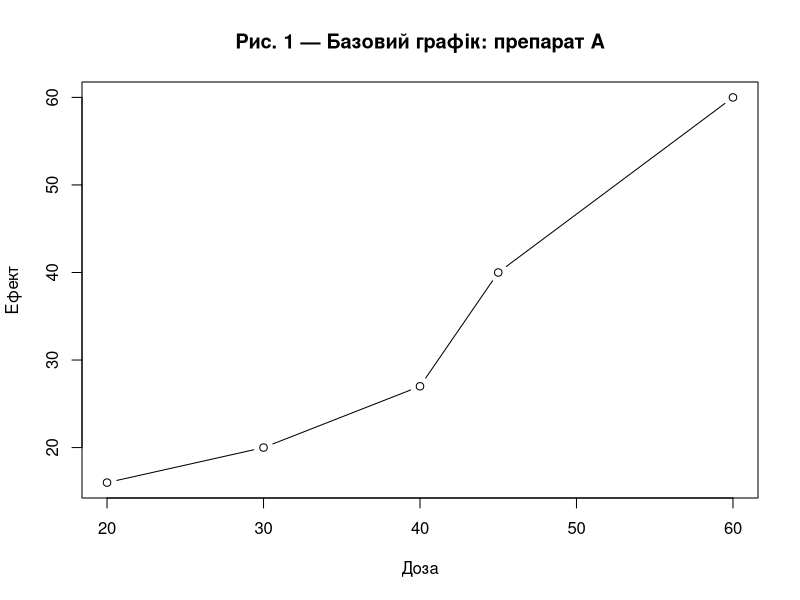
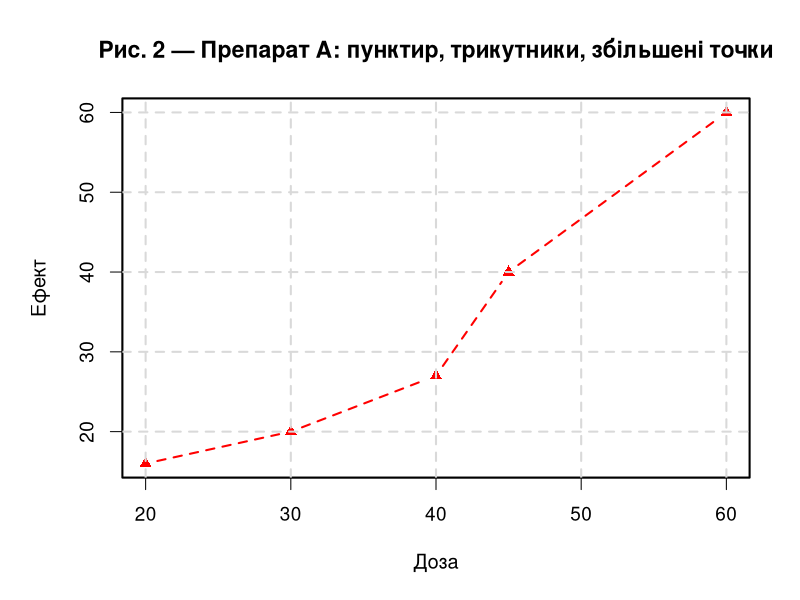
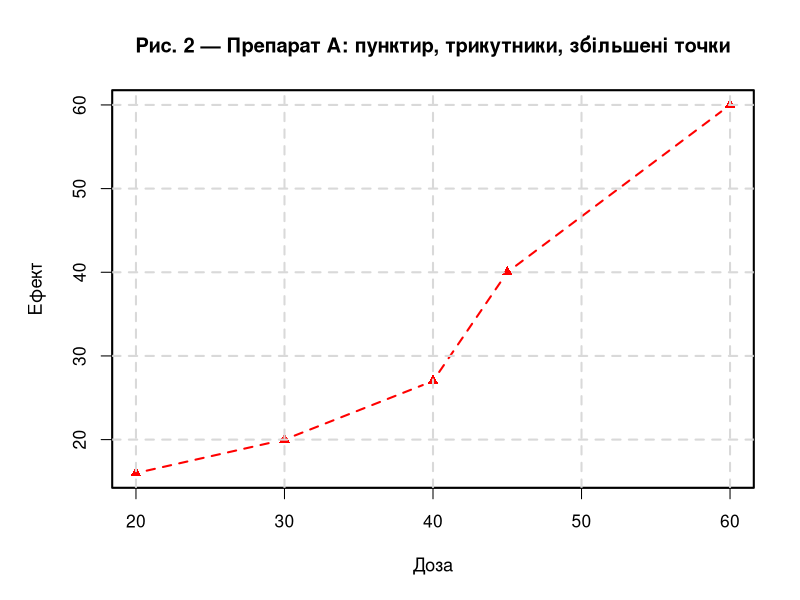
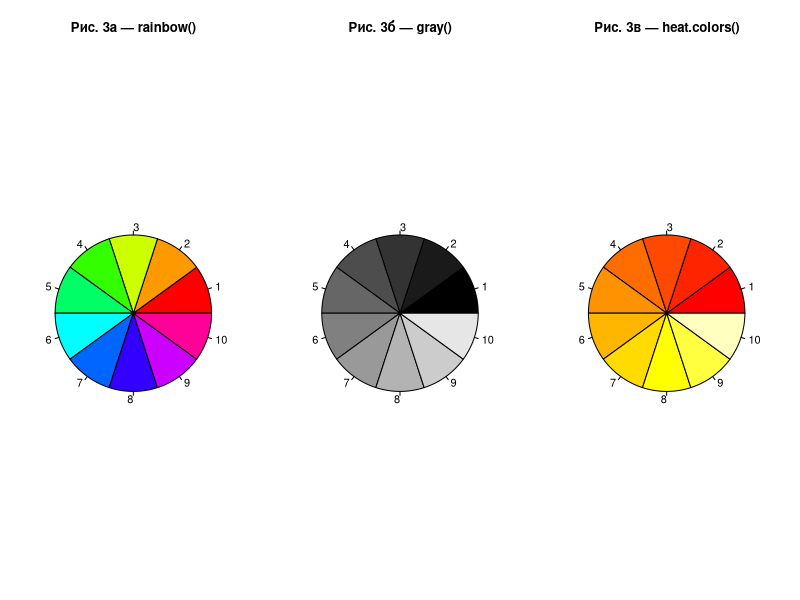
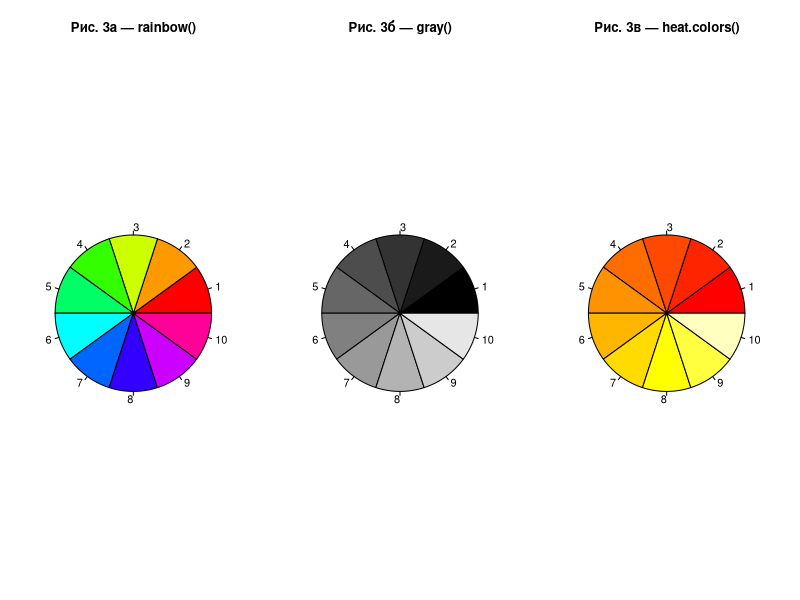
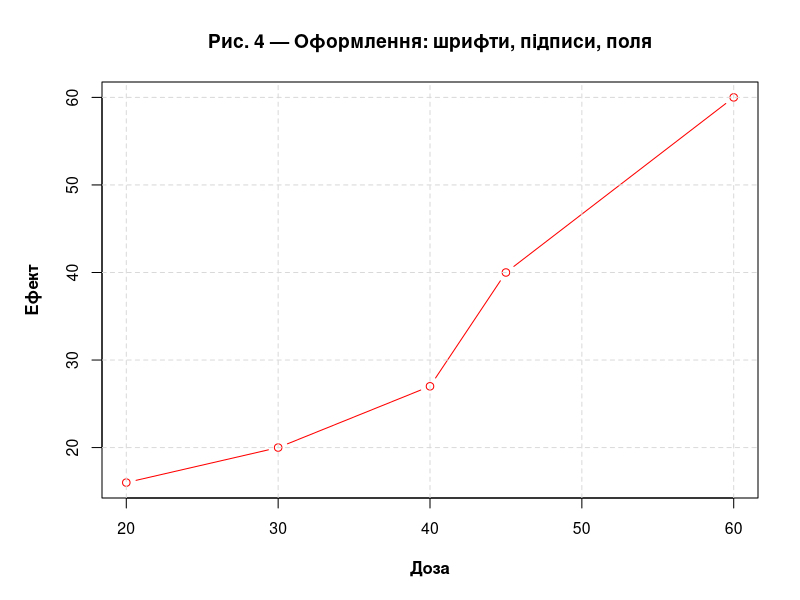
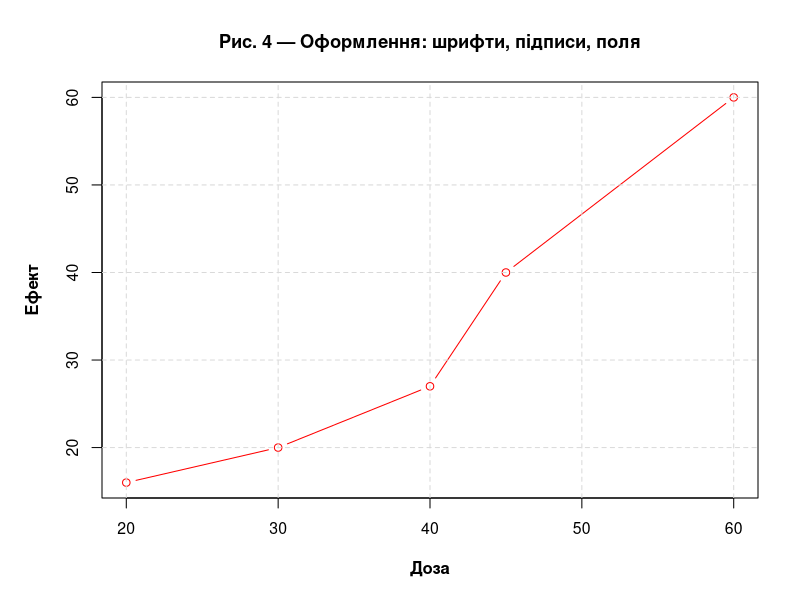
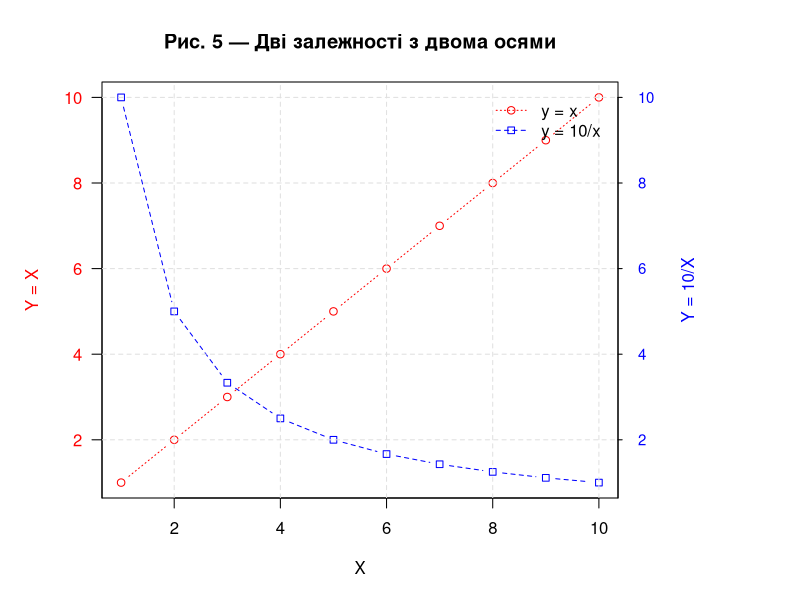

Recreate these plots in R, in order.
# ==========================================================
# Лабораторна робота №2
# Тема: Побудова та форматування 2D-діаграм у R (base graphics)
#
# Вимоги:
#  - Відтворити приклади 4.1–4.8
#  - Виконати індивідуальне завдання №9 (підписи точок)
#  - Виконати завдання №16 (експорт PNG, PDF, SVG + порівняння якості/розміру)
#  - Експорт графіків з назвами виду fig_lab2_taskXX.*
#  - Коментарі українською мовою
# ==========================================================

# -------------------------------
# 0) Підготовка середовища
# -------------------------------

# Папка для збереження графіків
out_dir <- "plots_lab2"
if (!dir.exists(out_dir)) dir.create(out_dir)

# Фіксуємо seed для відтворюваності (де це доречно)
set.seed(2)

# Допоміжна функція для акуратного відновлення par()
with_par <- function(expr) {
  opar <- par(no.readonly = TRUE)
  on.exit(par(opar), add = TRUE)
  force(expr)
}

# ==========================================================
# 4.1 Дані й базовий лінійний графік
# ==========================================================

dose  <- c(20, 30, 40, 45, 60)
drugA <- c(16, 20, 27, 40, 60)
drugB <- c(15, 18, 25, 31, 40)
df    <- data.frame(Dose = dose, DrugA = drugA, DrugB = drugB)

# Рис. 1 — базовий графік (на екран)
with_par({
  plot(dose, drugA, type = "b",
       main = "Рис. 1 — Базовий графік: препарат A",
       xlab = "Доза",
       ylab = "Ефект")
})

# ==========================================================
# 4.2 Зміна символів, ліній, розмірів + експорт (PNG/PDF)
# ==========================================================

# Збережемо оформлений графік у файли
png(file.path(out_dir, "fig_lab2_task02_style_A.png"),
    width = 1400, height = 900, res = 160)
with_par({
  par(lty = 2, pch = 17, lwd = 2, cex = 1.2,
      cex.main = 1.15, cex.lab = 1.0, cex.axis = 0.95,
      mar = c(5, 5, 4, 2) + 0.1)
  
  plot(dose, drugA, type = "b", col = "red",
       main = "Рис. 2 — Препарат A: пунктир, трикутники, збільшені точки",
       xlab = "Доза",
       ylab = "Ефект")
  grid(col = "gray85", lty = 2)
})
dev.off()

pdf(file.path(out_dir, "fig_lab2_task02_style_A.pdf"),
    width = 9, height = 6)
with_par({
  par(lty = 2, pch = 17, lwd = 2, cex = 1.1,
      cex.main = 1.1, cex.lab = 1.0, cex.axis = 0.95,
      mar = c(5, 5, 4, 2) + 0.1)
  
  plot(dose, drugA, type = "b", col = "red",
       main = "Рис. 2 — Препарат A: пунктир, трикутники, збільшені точки",
       xlab = "Доза",
       ylab = "Ефект")
  grid(col = "gray85", lty = 2)
})
dev.off()

# ==========================================================
# 4.3 Кольори: палети і сірі відтінки (pie) + експорт
# ==========================================================

png(file.path(out_dir, "fig_lab2_task03_palettes.png"),
    width = 1600, height = 700, res = 170)
with_par({
  n <- 10
  par(mfrow = c(1, 3), mar = c(2, 2, 4, 2) + 0.1)
  pie(rep(1, n), col = rainbow(n), main = "Рис. 3а — rainbow()")
  pie(rep(1, n), col = gray(0:n/n), main = "Рис. 3б — gray()")
  pie(rep(1, n), col = heat.colors(n), main = "Рис. 3в — heat.colors()")
})
dev.off()

pdf(file.path(out_dir, "fig_lab2_task03_palettes.pdf"),
    width = 12, height = 4.8)
with_par({
  n <- 10
  par(mfrow = c(1, 3), mar = c(2, 2, 4, 2) + 0.1)
  pie(rep(1, n), col = rainbow(n), main = "Рис. 3а — rainbow()")
  pie(rep(1, n), col = gray(0:n/n), main = "Рис. 3б — gray()")
  pie(rep(1, n), col = heat.colors(n), main = "Рис. 3в — heat.colors()")
})
dev.off()

# Повертаємо режим 1 графік на сторінку (на всякий випадок)
par(mfrow = c(1, 1))

# ==========================================================
# 4.4 Шрифти/поля/розміри пристрою + експорт
# ==========================================================

png(file.path(out_dir, "fig_lab2_task04_fonts_margins.png"),
    width = 1400, height = 900, res = 160)
with_par({
  par(cex.main = 1.15, cex.lab = 1.0, cex.axis = 0.95,
      font.lab = 2,
      mar = c(5, 5, 4, 2) + 0.1)
  
  plot(dose, drugA, type = "b", col = "red",
       main = "Рис. 4 — Оформлення: шрифти, підписи, поля",
       xlab = "Доза",
       ylab = "Ефект")
  grid(col = "gray85", lty = 2)
})
dev.off()

pdf(file.path(out_dir, "fig_lab2_task04_fonts_margins.pdf"),
    width = 9, height = 6)
with_par({
  par(cex.main = 1.1, cex.lab = 1.0, cex.axis = 0.95,
      font.lab = 2,
      mar = c(5, 5, 4, 2) + 0.1)
  
  plot(dose, drugA, type = "b", col = "red",
       main = "Рис. 4 — Оформлення: шрифти, підписи, поля",
       xlab = "Доза",
       ylab = "Ефект")
  grid(col = "gray85", lty = 2)
})
dev.off()

# ==========================================================
# 4.5 Керування осями, друга вісь, заголовки + експорт
# ==========================================================

png(file.path(out_dir, "fig_lab2_task05_two_axes.png"),
    width = 1500, height = 900, res = 170)
with_par({
  x <- 1:10
  y <- x
  z <- 10 / x
  
  par(mar = c(5, 5, 4, 9) + 0.1)
  
  plot(x, y, type = "b", pch = 21, col = "red", bg = "white",
       yaxt = "n", lty = 3, ann = FALSE)
  
  lines(x, z, type = "b", pch = 22, col = "blue", bg = "white", lty = 2)
  
  axis(2, at = pretty(y), labels = pretty(y), col.axis = "red", las = 1)
  mtext("Y = X", side = 2, line = 3, col = "red")
  
  axis(4, at = pretty(z), labels = round(pretty(z), 2),
       col.axis = "blue", las = 1, cex.axis = 0.9, tck = -0.01)
  mtext("Y = 10/X", side = 4, line = 3, col = "blue")
  
  title(main = "Рис. 5 — Дві залежності з двома осями",
        xlab = "X",
        ylab = "")
  grid(col = "gray88", lty = 2)
  
  legend("topright", inset = 0.02, bty = "n",
         legend = c("y = x", "y = 10/x"),
         lty = c(3, 2), pch = c(21, 22),
         col = c("red", "blue"))
})
dev.off()

pdf(file.path(out_dir, "fig_lab2_task05_two_axes.pdf"),
    width = 10, height = 6)
with_par({
  x <- 1:10
  y <- x
  z <- 10 / x
  
  par(mar = c(5, 5, 4, 9) + 0.1)
  
  plot(x, y, type = "b", pch = 21, col = "red", bg = "white",
       yaxt = "n", lty = 3, ann = FALSE)
  
  lines(x, z, type = "b", pch = 22, col = "blue", bg = "white", lty = 2)
  
  axis(2, at = pretty(y), labels = pretty(y), col.axis = "red", las = 1)
  mtext("Y = X", side = 2, line = 3, col = "red")
  
  axis(4, at = pretty(z), labels = round(pretty(z), 2),
       col.axis = "blue", las = 1, cex.axis = 0.9, tck = -0.01)
  mtext("Y = 10/X", side = 4, line = 3, col = "blue")
  
  title(main = "Рис. 5 — Дві залежності з двома осями",
        xlab = "X",
        ylab = "")
  grid(col = "gray88", lty = 2)
  
  legend("topright", inset = 0.02, bty = "n",
         legend = c("y = x", "y = 10/x"),
         lty = c(3, 2), pch = c(21, 22),
         col = c("red", "blue"))
})
dev.off()

# ==========================================================
# 4.6 Сітка/орієнтири + легенда: порівняння A та B + експорт
# ==========================================================

# Примітка: minor.tick з Hmisc – опційно. Якщо пакет не встановиться на macOS,
# графік все одно буде коректним (без дрібних поділок).
has_hmisc <- requireNamespace("Hmisc", quietly = TRUE)

png(file.path(out_dir, "fig_lab2_task06_comparison_AB.png"),
    width = 1500, height = 900, res = 170)
with_par({
  par(lwd = 2, cex = 1.15, font.lab = 2,
      mar = c(5, 5, 4, 2) + 0.1)
  
  plot(dose, drugA, type = "b", pch = 15, lty = 1, col = "red",
       ylim = c(0, 60),
       main = "Рис. 6 — Порівняння препаратів A та B",
       xlab = "Доза",
       ylab = "Ефект")
  
  lines(dose, drugB, type = "b", pch = 17, lty = 2, col = "blue")
  
  # Орієнтири (сітка)
  abline(v = seq(20, 60, 10), lty = 2, col = "gray80")
  abline(h = seq(0, 60, 10),  lty = 2, col = "gray80")
  
  # Дрібні поділки (якщо доступно)
  if (has_hmisc) {
    Hmisc::minor.tick(nx = 3, ny = 3, tick.ratio = 0.5)
  }
  
  legend("topleft", inset = 0.03, title = "Препарат",
         legend = c("A", "B"),
         lty = c(1, 2), pch = c(15, 17),
         col = c("red", "blue"), bty = "n")
})
dev.off()

pdf(file.path(out_dir, "fig_lab2_task06_comparison_AB.pdf"),
    width = 9.5, height = 6)
with_par({
  par(lwd = 2, cex = 1.1, font.lab = 2,
      mar = c(5, 5, 4, 2) + 0.1)
  
  plot(dose, drugA, type = "b", pch = 15, lty = 1, col = "red",
       ylim = c(0, 60),
       main = "Рис. 6 — Порівняння препаратів A та B",
       xlab = "Доза",
       ylab = "Ефект")
  
  lines(dose, drugB, type = "b", pch = 17, lty = 2, col = "blue")
  
  abline(v = seq(20, 60, 10), lty = 2, col = "gray80")
  abline(h = seq(0, 60, 10),  lty = 2, col = "gray80")
  
  if (has_hmisc) {
    Hmisc::minor.tick(nx = 3, ny = 3, tick.ratio = 0.5)
  }
  
  legend("topleft", inset = 0.03, title = "Препарат",
         legend = c("A", "B"),
         lty = c(1, 2), pch = c(15, 17),
         col = c("red", "blue"), bty = "n")
})
dev.off()

# ==========================================================
# 4.7 Підписування точок/анотації (приклад) + експорт
# ==========================================================

png(file.path(out_dir, "fig_lab2_task07_mtcars_example.png"),
    width = 1600, height = 1000, res = 170)
with_par({
  par(mar = c(5, 5, 4, 2) + 0.1)
  
  plot(mtcars$wt, mtcars$mpg, pch = 18, col = "blue",
       main = "Рис. 7 — mtcars: MPG vs маса (приклад з text())",
       xlab = "Маса (1000 lbs)",
       ylab = "MPG")
  
  grid(col = "gray88", lty = 2)
  
  text(mtcars$wt, mtcars$mpg,
       labels = rownames(mtcars),
       cex = 0.65, pos = 4, col = "red")
})
dev.off()

pdf(file.path(out_dir, "fig_lab2_task07_mtcars_example.pdf"),
    width = 10, height = 7)
with_par({
  par(mar = c(5, 5, 4, 2) + 0.1)
  
  plot(mtcars$wt, mtcars$mpg, pch = 18, col = "blue",
       main = "Рис. 7 — mtcars: MPG vs маса (приклад з text())",
       xlab = "Маса (1000 lbs)",
       ylab = "MPG")
  
  grid(col = "gray88", lty = 2)
  
  text(mtcars$wt, mtcars$mpg,
       labels = rownames(mtcars),
       cex = 0.65, pos = 4, col = "red")
})
dev.off()

# ==========================================================
# ІНДИВІДУАЛЬНЕ ЗАВДАННЯ №9
# Підписи точок назвами моделей (mtcars) + експорт PNG/PDF
# ==========================================================

# Підхід: легка сітка + невеликий шрифт підписів, pos=4 (праворуч).
# Це забезпечує читабельність і відповідає вимозі "без критичних накладань".
png(file.path(out_dir, "fig_lab2_task09_mtcars_labels.png"),
    width = 1800, height = 1100, res = 180)
with_par({
  par(mar = c(5, 5, 4, 2) + 0.1)
  
  plot(mtcars$wt, mtcars$mpg,
       pch = 19, col = "darkblue",
       main = "Рис. 8 — Завдання №9: mtcars з підписами моделей",
       xlab = "Маса авто (1000 lbs)",
       ylab = "Витрати палива (MPG)")
  
  abline(h = pretty(mtcars$mpg), v = pretty(mtcars$wt), col = "gray85", lty = 2)
  
  text(mtcars$wt, mtcars$mpg,
       labels = rownames(mtcars),
       pos = 4, cex = 0.70, col = "red")
})
dev.off()

pdf(file.path(out_dir, "fig_lab2_task09_mtcars_labels.pdf"),
    width = 10.5, height = 7.2)
with_par({
  par(mar = c(5, 5, 4, 2) + 0.1)
  
  plot(mtcars$wt, mtcars$mpg,
       pch = 19, col = "darkblue",
       main = "Рис. 8 — Завдання №9: mtcars з підписами моделей",
       xlab = "Маса авто (1000 lbs)",
       ylab = "Витрати палива (MPG)")
  
  abline(h = pretty(mtcars$mpg), v = pretty(mtcars$wt), col = "gray85", lty = 2)
  
  text(mtcars$wt, mtcars$mpg,
       labels = rownames(mtcars),
       pos = 4, cex = 0.70, col = "red")
})
dev.off()

# ==========================================================
# ЗАВДАННЯ №16 (надійний варіант)
# PNG + PDF + SVG (через svglite) + перевірка файлів
# ==========================================================

make_plot <- function() {
  plot(iris$Sepal.Length, iris$Sepal.Width,
       pch = 19, cex = 0.8, col = "steelblue",
       main = "Iris: Sepal.Length vs Sepal.Width",
       xlab = "Sepal Length", ylab = "Sepal Width")
  abline(lm(Sepal.Width ~ Sepal.Length, data = iris), lwd = 2, lty = 2)
  legend("topright", bty = "n", pch = 19, col = "steelblue",
         legend = "points + linear fit")
  grid(col = "gray88", lty = 2)
}

out_dir <- "plots_lab2"
if (!dir.exists(out_dir)) dir.create(out_dir)

f_png <- file.path(out_dir, "fig_lab2_task16_iris.png")
f_pdf <- file.path(out_dir, "fig_lab2_task16_iris.pdf")
f_svg <- file.path(out_dir, "fig_lab2_task16_iris.svg")

# PNG
png(f_png, width = 1600, height = 1000, res = 150)
make_plot()
dev.off()

# PDF
pdf(f_pdf, width = 8, height = 5)
make_plot()
dev.off()

# SVG (краще через svglite)
if (!requireNamespace("svglite", quietly = TRUE)) {
  install.packages("svglite")
}
svglite::svglite(f_svg, width = 8, height = 5)
make_plot()
dev.off()

# Перевірка
cat("\nФайли створені?\n")
cat("PNG:", file.exists(f_png), "\n")
cat("PDF:", file.exists(f_pdf), "\n")
cat("SVG:", file.exists(f_svg), "\n")

# Розмір файлів (КБ)
sizes <- data.frame(
  file = c(basename(f_png), basename(f_pdf), basename(f_svg)),
  size_kb = round(c(file.info(f_png)$size,
                    file.info(f_pdf)$size,
                    file.info(f_svg)$size) / 1024, 2)
)
print(sizes)

# Показати, що є в папці
cat("\nВміст папки", out_dir, ":\n")
print(list.files(out_dir))
